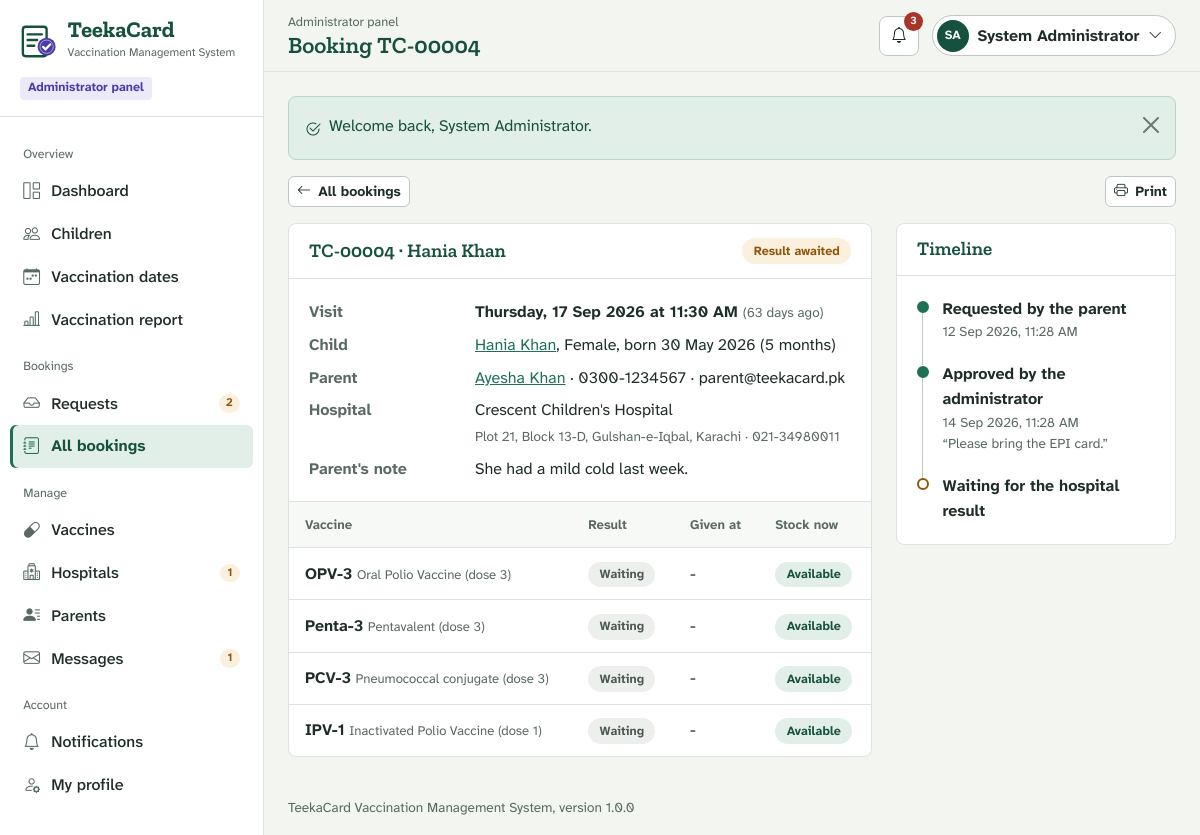
/1_Source_Code/vms/admin/bookings.php?id=4 (signed in), run on an earlier commit of the app's database.
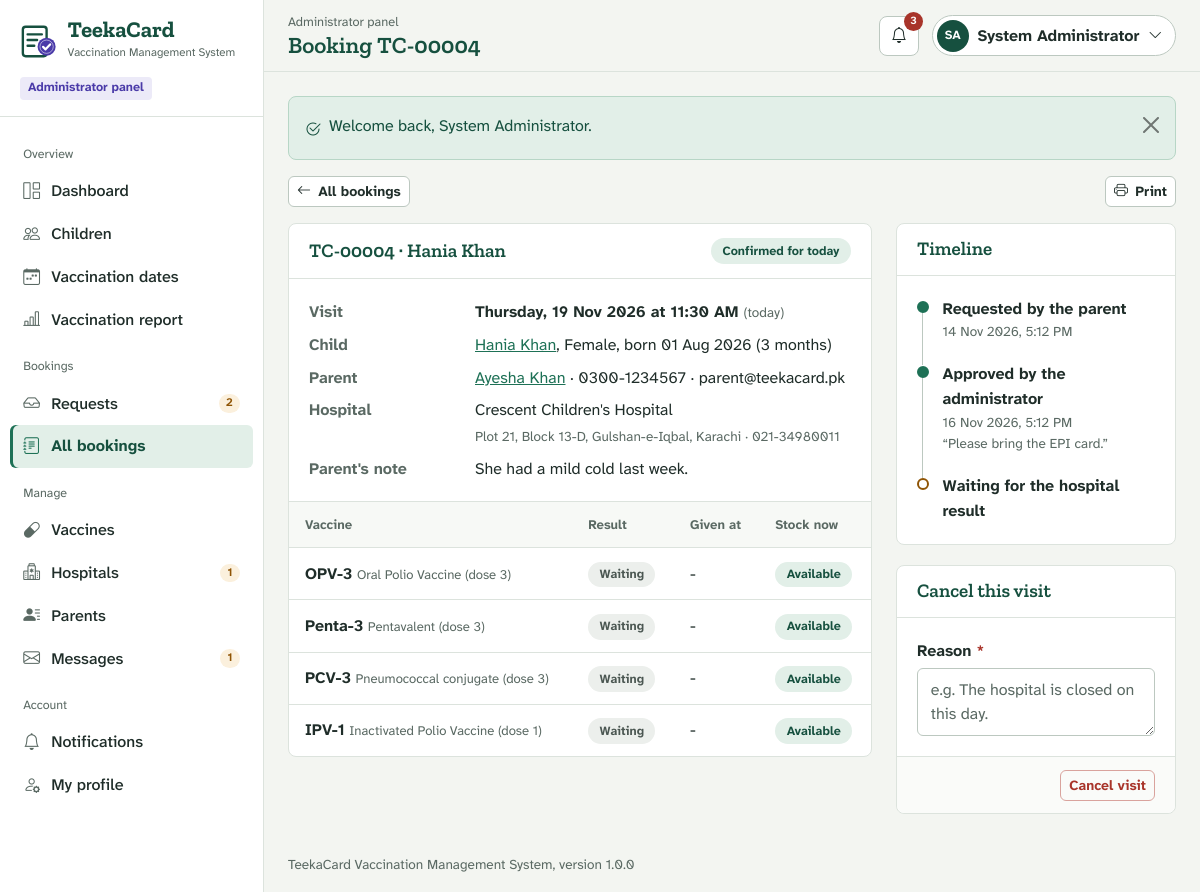
And on a later commit of the database.
### tables this page shows
CREATE TABLE `appointments` (
  `id`                 INT UNSIGNED NOT NULL AUTO_INCREMENT,
  `parent_id`          INT UNSIGNED NOT NULL,
  `child_id`           INT UNSIGNED NOT NULL,
  `hospital_id`        INT UNSIGNED NOT NULL,
  `appointment_date`   DATE NOT NULL,
  `appointment_time`   TIME NOT NULL,
  `parent_note`        VARCHAR(255) NULL DEFAULT NULL,
  `request_status`     ENUM('Pending','Approved','Rejected','Cancelled') NOT NULL DEFAULT 'Pending',
  `admin_remark`       VARCHAR(255) NULL DEFAULT NULL,
  `decided_at`         DATETIME NULL DEFAULT NULL,
  `vaccination_status` ENUM('Pending','Vaccinated','Partially Vaccinated','Not Vaccinated') NOT NULL DEFAULT 'Pending',
  `hospital_remark`    VARCHAR(255) NULL DEFAULT NULL,
  `completed_at`       DATETIME NULL DEFAULT NULL,
  `created_at`         DATETIME NOT NULL DEFAULT CURRENT_TIMESTAMP,
  `updated_at`         DATETIME NULL DEFAULT NULL ON UPDATE CURRENT_TIMESTAMP,
  PRIMARY KEY (`id`),
  KEY `idx_appt_date` (`appointment_date`),
  KEY `idx_appt_request` (`request_status`),
  KEY `idx_appt_vacc` (`vaccination_status`),
  CONSTRAINT `fk_appt_parent`   FOREIGN KEY (`parent_id`)   REFERENCES `parents` (`id`)   ON DELETE CASCADE,
  CONSTRAINT `fk_appt_child`    FOREIGN KEY (`child_id`)    REFERENCES `children` (`id`)  ON DELETE CASCADE,
   
   
  CONSTRAINT `fk_appt_hospital` FOREIGN KEY (`hospital_id`) REFERENCES `hospitals` (`id`) ON DELETE RESTRICT
);

CREATE TABLE `children` (
  `id`            INT UNSIGNED NOT NULL AUTO_INCREMENT,
  `parent_id`     INT UNSIGNED NOT NULL,
  `name`          VARCHAR(100) NOT NULL,
  `date_of_birth` DATE NOT NULL,
  `gender`        ENUM('Male','Female') NOT NULL,
  `blood_group`   VARCHAR(5) NULL DEFAULT NULL,
  `birth_weight`  DECIMAL(4,2) NULL DEFAULT NULL COMMENT 'kg',
  `notes`         VARCHAR(255) NULL DEFAULT NULL COMMENT 'allergies / medical notes',
  `created_at`    DATETIME NOT NULL DEFAULT CURRENT_TIMESTAMP,
  `updated_at`    DATETIME NULL DEFAULT NULL ON UPDATE CURRENT_TIMESTAMP,
  PRIMARY KEY (`id`),
  KEY `idx_child_parent` (`parent_id`),
  CONSTRAINT `fk_child_parent` FOREIGN KEY (`parent_id`)
    REFERENCES `parents` (`id`) ON DELETE CASCADE
);

CREATE TABLE `parents` (
  `id`         INT UNSIGNED NOT NULL AUTO_INCREMENT,
  `name`       VARCHAR(100) NOT NULL,
  `email`      VARCHAR(150) NOT NULL,
  `phone`      VARCHAR(20)  NOT NULL,
  `cnic`       VARCHAR(15)  NULL DEFAULT NULL,
  `city`       VARCHAR(60)  NOT NULL,
  `address`    VARCHAR(255) NULL DEFAULT NULL,
  `password`   VARCHAR(255) NOT NULL,
  `status`     ENUM('Active','Blocked') NOT NULL DEFAULT 'Active',
  `created_at` DATETIME NOT NULL DEFAULT CURRENT_TIMESTAMP,
  `updated_at` DATETIME NULL DEFAULT NULL ON UPDATE CURRENT_TIMESTAMP,
  PRIMARY KEY (`id`),
  UNIQUE KEY `uq_parent_email` (`email`)
);

CREATE TABLE `hospitals` (
  `id`         INT UNSIGNED NOT NULL AUTO_INCREMENT,
  `name`       VARCHAR(150) NOT NULL,
  `email`      VARCHAR(150) NOT NULL,
  `phone`      VARCHAR(20)  NOT NULL,
  `city`       VARCHAR(60)  NOT NULL,
  `address`    VARCHAR(255) NOT NULL,
  `location`   VARCHAR(255) NULL DEFAULT NULL COMMENT 'Area / landmark / map link',
  `timings`    VARCHAR(100) NULL DEFAULT NULL,
  `password`   VARCHAR(255) NOT NULL,
  `status`     ENUM('Pending','Active','Inactive') NOT NULL DEFAULT 'Pending',
  `created_at` DATETIME NOT NULL DEFAULT CURRENT_TIMESTAMP,
  `updated_at` DATETIME NULL DEFAULT NULL ON UPDATE CURRENT_TIMESTAMP,
  PRIMARY KEY (`id`),
  UNIQUE KEY `uq_hospital_email` (`email`),
  KEY `idx_hospital_city` (`city`),
  KEY `idx_hospital_status` (`status`)
);

CREATE TABLE `notifications` (
  `id`         INT UNSIGNED NOT NULL AUTO_INCREMENT,
  `user_role`  ENUM('admin','parent','hospital') NOT NULL,
  `user_id`    INT UNSIGNED NOT NULL DEFAULT 0,
  `title`      VARCHAR(150) NOT NULL,
  `message`    VARCHAR(255) NOT NULL,
  `link`       VARCHAR(255) NULL DEFAULT NULL,
  `is_read`    TINYINT(1) NOT NULL DEFAULT 0,
  `created_at` DATETIME NOT NULL DEFAULT CURRENT_TIMESTAMP,
  PRIMARY KEY (`id`),
  KEY `idx_notify_user` (`user_role`, `user_id`, `is_read`)
);

### 1_Source_Code/vms/includes/db.php (called while the page is built, shortened)
<?php
function db(): PDO
{
    static $pdo = null;
    if ($pdo === null) {
        $dsn = 'mysql:host=' . DB_HOST . ';port=' . DB_PORT . ';dbname=' . DB_NAME . ';charset=utf8mb4';
        try {
            $pdo = new PDO($dsn, DB_USER, DB_PASS, [
                PDO::ATTR_ERRMODE            => PDO::ERRMODE_EXCEPTION,
                PDO::ATTR_DEFAULT_FETCH_MODE => PDO::FETCH_ASSOC,
                PDO::ATTR_EMULATE_PREPARES   => false,
            ]);
            $pdo->exec("SET time_zone = '" . date('P') . "'");
        } catch (PDOException $e) {
            db_setup_error($e->getMessage());
        }
    }
    return $pdo;
}
function db_run(string $sql, array $params = []): PDOStatement
{
    $stmt = db()->prepare($sql);
    foreach ($params as $key => $value) {
        $param = is_int($key) ? $key + 1 : (str_starts_with($key, ':') ? $key : ':' . $key);
        $type  = is_int($value) ? PDO::PARAM_INT : (is_null($value) ? PDO::PARAM_NULL : PDO::PARAM_STR);
        $stmt->bindValue($param, $value, $type);
    }
    $stmt->execute();
    return $stmt;
}
function db_all(string $sql, array $params = []): array
{
    return db_run($sql, $params)->fetchAll();
}
function db_one(string $sql, array $params = []): ?array
{
    $row = db_run($sql, $params)->fetch();
    return $row === false ? null : $row;
}
function db_placeholders(int $count): string
{
    return implode(', ', array_fill(0, max(1, $count), '?'));
}

### 1_Source_Code/vms/includes/notify.php (called while the page is built, shortened)
<?php
function notification_owner_id(string $role, int $userId): int
{
    return $role === 'admin' ? 0 : $userId;
}
function latest_notifications(int $limit = 6): array
{
    $role = current_role();
    return db_all(
        'SELECT * FROM notifications WHERE user_role = ? AND user_id = ? ORDER BY created_at DESC, id DESC LIMIT ?',
        [$role, notification_owner_id($role, current_user_id()), $limit]
    );
}

### 1_Source_Code/vms/includes/auth.php (called while the page is built, shortened)
<?php
function current_role(): string
{
    return $_SESSION['auth']['role'] ?? '';
}
function current_user_id(): int
{
    return (int) ($_SESSION['auth']['id'] ?? 0);
}

### 1_Source_Code/vms/admin/bookings.php (the view, shortened to what the changed rows need)
<?php
$viewId = int_param('id');
if ($viewId) {
    $a = find_appointment($viewId);
    $list = appointment_vaccine_map([$viewId])[$viewId];
    require APP_ROOT . '/includes/layout/panel-header.php';
    ?>
    <div class="d-flex flex-wrap justify-content-between gap-2 mb-3 no-print">
        <a class="btn btn-light btn-sm btn-icon" href="<?= url('admin/bookings.php') ?>"><i class="bi bi-arrow-left" aria-hidden="true"></i> All bookings</a>
        <div class="d-flex gap-2">
            <button class="btn btn-light btn-sm btn-icon" type="button" data-print><i class="bi bi-printer" aria-hidden="true"></i> Print</button>
        </div>
    </div>
    <div class="row g-4">
        <div class="col-xl-8">
            <section class="sheet">
                <div class="sheet-head">
                    <h2><?= e(booking_ref($viewId)) ?> &middot; <?= e($a['child_name']) ?></h2>
                    <?= booking_stage_badge($a) ?>
                </div>
                <div class="sheet-body">
                    <dl class="detail-list">
                        <dt>Visit</dt>
                        <dd class="fw-600"><?= e(fmt_date($a['appointment_date'], 'l, d M Y')) ?> at <?= e(fmt_time($a['appointment_time'])) ?> <span class="small-note fw-normal">(<?= e(relative_days($a['appointment_date'])) ?>)</span></dd>
                        <dt>Child</dt>
                        <dd><a href="<?= url('admin/children.php?id=' . (int) $a['child_id']) ?>"><?= e($a['child_name']) ?></a>, <?= e($a['gender']) ?>, born <?= e(fmt_date($a['date_of_birth'])) ?> (<?= e(child_age($a['date_of_birth'])) ?>)</dd>
                        <dt>Parent</dt>
                        <dd><a href="<?= url('admin/parents.php?id=' . (int) $a['parent_id']) ?>"><?= e($a['parent_name']) ?></a> &middot; <?= e($a['parent_phone']) ?> &middot; <?= e($a['parent_email']) ?></dd>
                        <dt>Hospital</dt>
                        <dd><?= e($a['hospital_name']) ?><br><span class="small-note"><?= e($a['hospital_address']) ?>, <?= e($a['hospital_city']) ?> &middot; <?= e($a['hospital_phone']) ?></span></dd>
                        <dt>Parent's note</dt>
                        <dd><?= e($a['parent_note'] ?: '-') ?></dd>
                    </dl>
                </div>
                <div class="table-responsive border-top">
                    <table class="table">
                        <thead><tr><th scope="col">Vaccine</th><th scope="col">Result</th><th scope="col">Given at</th><th scope="col">Stock now</th></tr></thead>
                        <tbody>
                            <?php foreach ($list as $v): ?>
                                <tr>
                                    <td><span class="cell-title"><?= e($v['short_name']) ?></span> <span class="cell-sub"><?= e($v['name']) ?></span></td>
                                    <td><?= $v['status'] === 'Pending' ? '<span class="pill pill-grey">Waiting</span>' : status_badge($v['status']) ?></td>
                                    <td class="text-nowrap"><?= e(fmt_datetime($v['given_at'])) ?></td>
                                    <td><?= status_badge($v['stock_status']) ?></td>
                                </tr>
                            <?php endforeach; ?>
                        </tbody>
                    </table>
                </div>
            </section>
        </div>
        <div class="col-xl-4">
            <section class="sheet">
                <div class="sheet-head"><h2>Timeline</h2></div>
                <ol class="timeline sheet-body mb-0">
                    <li class="done">
                        <strong>Requested by the parent</strong>
                        <span><?= e(fmt_datetime($a['created_at'])) ?></span>
                    </li>
                    <li class="<?= $a['request_status'] === 'Pending' ? 'wait' : ($a['request_status'] === 'Approved' ? 'done' : 'stop') ?>">
                        <strong>
                            <?php if ($a['request_status'] === 'Pending'): ?>Waiting for the administrator
                            <?php elseif ($a['request_status'] === 'Cancelled'): ?>Cancelled
                            <?php else: ?><?= e($a['request_status']) ?> by the administrator<?php endif; ?>
                        </strong>
                        <?php if ($a['decided_at']): ?><span><?= e(fmt_datetime($a['decided_at'])) ?></span><?php endif; ?>
                        <?php if ($a['admin_remark']): ?><span>&ldquo;<?= e($a['admin_remark']) ?>&rdquo;</span><?php endif; ?>
                    </li>
                    <?php if ($a['request_status'] === 'Approved'): ?>
                        <li class="<?= $a['vaccination_status'] === 'Pending' ? 'wait' : ($a['vaccination_status'] === 'Not Vaccinated' ? 'stop' : 'done') ?>">
                            <strong><?= $a['vaccination_status'] === 'Pending' ? 'Waiting for the hospital result' : e($a['vaccination_status']) ?></strong>
                        </li>
                    <?php endif; ?>
                </ol>
            </section>
            <?php if (booking_can_cancel($a) && $a['request_status'] === 'Approved'): ?>
                <form class="sheet no-print" method="post" data-confirm="Cancel this confirmed visit? The parent and hospital will be notified.">
                    <div class="sheet-head"><h2>Cancel this visit</h2></div>
                    <div class="sheet-body">
                        <label class="form-label required" for="c-remark">Reason</label>
                        <textarea class="form-control" id="c-remark" name="admin_remark" rows="2" minlength="5" maxlength="255" required placeholder="e.g. The hospital is closed on this day."></textarea>
                    </div>
                    <div class="sheet-foot text-end"><button class="btn btn-outline-danger btn-sm" type="submit">Cancel visit</button></div>
                </form>
            <?php endif; ?>
        </div>
    </div>
    <?php
    require APP_ROOT . '/includes/layout/panel-footer.php';
    exit;
}
require APP_ROOT . '/includes/layout/panel-header.php';
?>
<?php require APP_ROOT . '/includes/layout/panel-footer.php'; ?>

### 1_Source_Code/vms/includes/bookings.php (shortened to what the changed rows need)
<?php
function appointment_vaccine_map(array $appointmentIds): array
{
    $ids = array_values(array_unique(array_map('intval', $appointmentIds)));
    $map = array_fill_keys($ids, []);
    $rows = db_all(
        'SELECT av.appointment_id, av.vaccine_id, av.status, av.given_at,
                v.short_name, v.name, v.status AS stock_status
           FROM appointment_vaccines av
           JOIN vaccines v ON v.id = av.vaccine_id
          WHERE av.appointment_id IN (' . db_placeholders(count($ids)) . ')
          ORDER BY v.age_days, v.id',
        $ids
    );
    foreach ($rows as $row) {
        $map[(int) $row['appointment_id']][] = $row;
    }
    return $map;
}
function booking_stage(array $a): array
{
    if ($a['appointment_date'] < today()) {
        return ['Result awaited', 'pill-amber'];
    }
    return [$a['appointment_date'] === today() ? 'Confirmed for today' : 'Confirmed', 'pill-green'];
}
function booking_stage_badge(array $a): string
{
    [$label, $class] = booking_stage($a);
    return '<span class="pill ' . $class . '">' . e($label) . '</span>';
}
function booking_can_cancel(array $a): bool
{
    return in_array($a['request_status'], ['Pending', 'Approved'], true)
        && $a['vaccination_status'] === 'Pending'
        && $a['appointment_date'] >= today();
}
function find_appointment(int $id, string $extraWhere = '', array $extraParams = []): ?array
{
    return db_one(
        'SELECT a.*, c.name AS child_name, c.date_of_birth, c.gender,
                p.name AS parent_name, p.phone AS parent_phone, p.email AS parent_email,
                h.name AS hospital_name, h.phone AS hospital_phone, h.address AS hospital_address, h.city AS hospital_city
           FROM appointments a
           JOIN children  c ON c.id = a.child_id
           JOIN parents   p ON p.id = a.parent_id
           JOIN hospitals h ON h.id = a.hospital_id
          WHERE a.id = ? ' . $extraWhere,
        array_merge([$id], $extraParams)
    );
}

What changed in the data, as far as the page shows it:
changed appointments "11:30 AM": appointment_date "Thursday, 17 Sep 2026" → "Thursday, 19 Nov 2026"; appointment_date "63 days ago" → "today"; child.date_of_birth "30 May 2026" → "01 Aug 2026"; child.date_of_birth "5 months" → "3 months"; created_at "12 Sep 2026, 11:28 AM" → "14 Nov 2026, 5:12 PM"; decided_at "14 Sep 2026, 11:28 AM" → "16 Nov 2026, 5:12 PM"
Also different on the page:
$label: "Result awaited" → "Confirmed for today"
text now shown: "Cancel this visit Reason Cancel visit"
